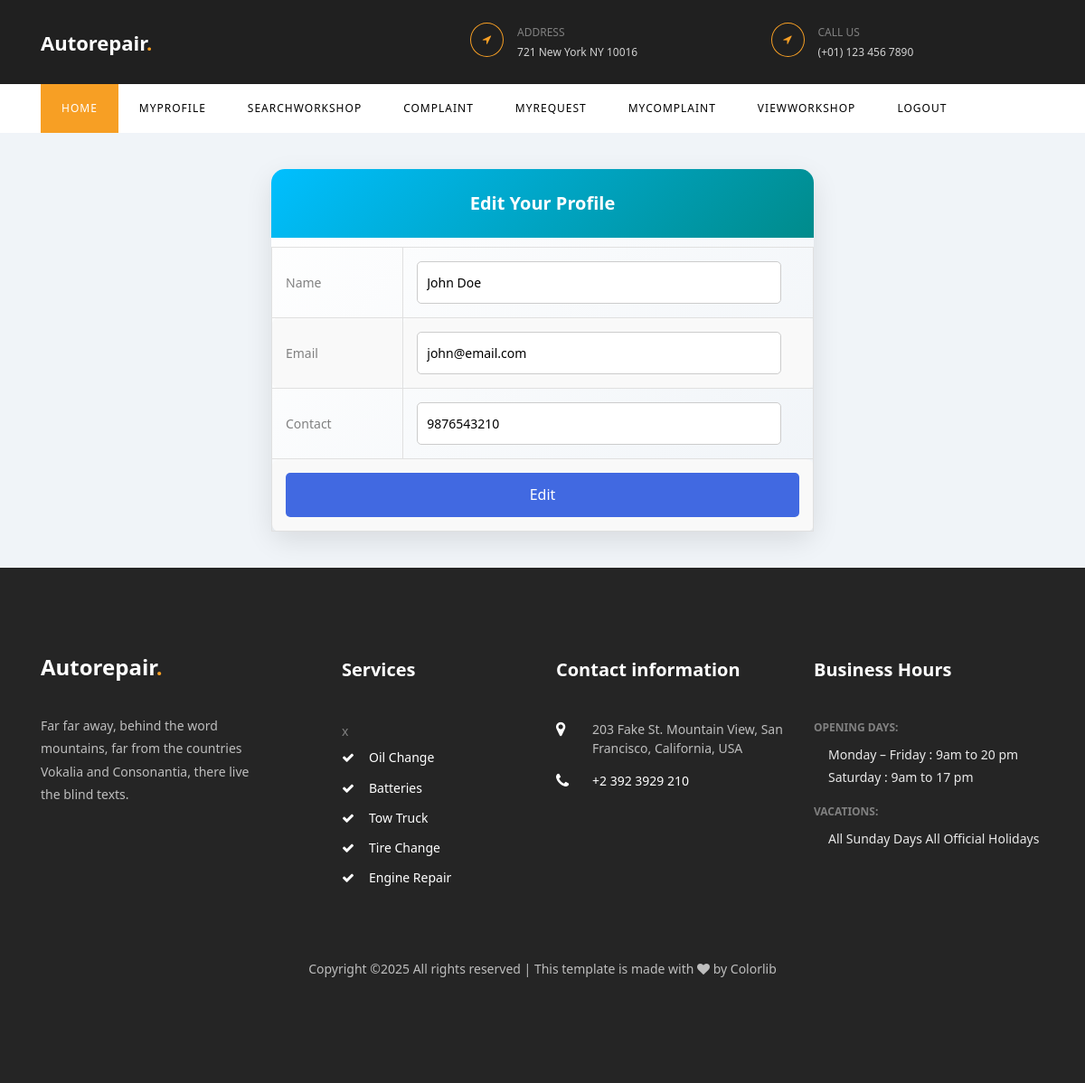
/user/Editprofile.php (signed in), run on the app's committed database.
### tables this page shows
CREATE TABLE tbl_newuser (
    user_id INT AUTO_INCREMENT PRIMARY KEY,
    user_name VARCHAR(100) NOT NULL,
    user_email VARCHAR(100) UNIQUE NOT NULL,
    user_contact VARCHAR(15) NOT NULL,
    user_password VARCHAR(255) NOT NULL,
    user_photo VARCHAR(255),
    location_id INT NOT NULL,
    user_status INT DEFAULT 1,
    created_at TIMESTAMP DEFAULT CURRENT_TIMESTAMP,
    FOREIGN KEY (location_id) REFERENCES tbl_location(location_id)
);

### user/Editprofile.php (the view, shortened to what this page needs)
<?php
include("../Assets/Connection/Connection.php");
include('Head.php');
$sel = "SELECT * FROM tbl_newuser WHERE user_id='" . $_SESSION['userid'] . "'";
$row = $conn->query($sel);
$data = $row->fetch_assoc();
?>
<!DOCTYPE html>
<html lang="en">
<head>
</head>
<body>
    <div class="content">
        <div class="form-container">
            <div class="header">Edit Your Profile</div>
            <form id="form1" name="form1" method="post" action="">
                <table>
                    <tr>
                        <td>Name</td>
                        <td>
                            <input type="text" name="txt_Name" id="txt_Name" value="<?php echo $data['user_name'] ?>" required />
                        </td>
                    </tr>
                    <tr>
                        <td>Email</td>
                        <td>
                            <input type="text" name="txt_Email" id="txt_Email" value="<?php echo $data['user_email'] ?>" required />
                        </td>
                    </tr>
                    <tr>
                        <td>Contact</td>
                        <td>
                            <input type="text" name="txt_Contact" id="txt_Contact" value="<?php echo $data['user_contact'] ?>" required />
                        </td>
                    </tr>
                    <tr>
                        <td colspan="2" align='center'>
                            <input type="submit" name="btn_Edit" id="btn_Edit" value="Edit" />
                        </td>
                    </tr>
                </table>
            </form>
        </div>
    </div>
</body>
</html>
<?php
include('Foot.php');
?>

### user/Editprofile.php (style rules this page uses)
body { font-family: 'Segoe UI', Tahoma, Geneva, Verdana, sans-serif; background-color: #f0f4f8; margin: 0; padding: 0; display: flex; flex-direction: column; min-height: 100vh; }
.content { flex: 1; display: flex; justify-content: center; align-items: center; padding: 40px 20px; }
.form-container { background: linear-gradient(135deg, #ffffff, #f0f4f8); border-radius: 15px; box-shadow: 0 10px 30px rgba(0, 0, 0, 0.1); width: 600px; transition: transform 0.3s ease; }
.header { background: linear-gradient(135deg, #00BFFF, #008B8B); color: white; text-align: center; padding: 20px; font-size: 20px; font-weight: bold; border-top-left-radius: 15px; border-top-right-radius: 15px; }
table { width: 100%; border-collapse: collapse; margin-top: 10px; }
tr:nth-child(even) { background-color: #f9f9f9; }
td { padding: 15px; border: 1px solid #e0e0e0; border-radius: 8px; }
input[type="text"] { width: calc(100% - 20px); padding: 10px; border: 1px solid #ccc; border-radius: 5px; transition: border 0.3s ease, box-shadow 0.3s ease; background-color: #ffffff; }
input[type="submit"] { background-color: #4169E1; color: white; padding: 10px 15px; border: none; border-radius: 5px; cursor: pointer; transition: background-color 0.3s ease, transform 0.3s ease; width: 100%; font-size: 16px; }

### data on the page
tbl_newuser: txt_Name "John Doe", txt_Email "john@email.com", txt_Contact "9876543210"
